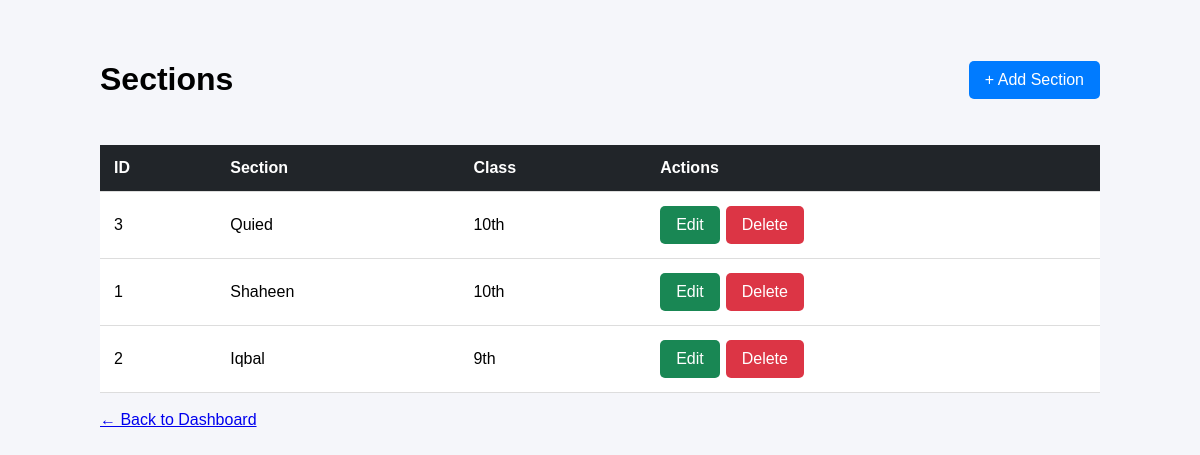
The page /academics/sections/ on the database its author committed.
### academics/models.py (models this page shows, shortened)
class Section(models.Model):
    name = models.CharField(max_length=20)
    classroom = models.ForeignKey(
        ClassRoom,
        on_delete=models.CASCADE,
        related_name="sections"
    )

class ClassRoom(models.Model):
    name = models.CharField(max_length=50)

### academics/views.py (the view)
def section_list(request):
    sections = Section.objects.select_related(
        "classroom"
    ).order_by(
        "classroom__name",
        "name"
    )
    return render(
        request,
        "academics/section_list.html",
        {
            "sections": sections
        }
    )

### academics/templates/academics/section_list.html (shortened to what this page needs)
<!DOCTYPE html>
<html>
<head>
</head>
<body>
<div class="container">
    <div class="header">
        <h1>Sections</h1>
        <a
            href="{% url 'academics:add_section' %}"
            class="btn"
        >
            + Add Section
        </a>
    </div>
    {% if sections %}
        <table>
            <thead>
                <tr>
                    <th>ID</th>
                    <th>Section</th>
                    <th>Class</th>
                    <th>Actions</th>
                </tr>
            </thead>
            <tbody>
                {% for section in sections %}
                    <tr>
                        <td>
                            {{ section.id }}
                        </td>
                        <td>
                            {{ section.name }}
                        </td>
                        <td>
                            {{ section.classroom.name }}
                        </td>
                        <td>
                            <div class="actions">
                                <a
                                    href="{% url 'academics:edit_section' section.pk %}"
                                    class="btn edit"
                                >
                                    Edit
                                </a>
                                <a
                                    href="{% url 'academics:delete_section' section.pk %}"
                                    class="btn delete"
                                >
                                    Delete
                                </a>
                            </div>
                        </td>
                    </tr>
                {% endfor %}
            </tbody>
        </table>
    {% else %}
        <p>No sections found.</p>
    {% endif %}
    <br>
    <a href="{% url 'academics:dashboard' %}">
        ← Back to Dashboard
    </a>
</div>
</body>
</html>

### academics/templates/academics/section_list.html (style rules this page uses)
body { font-family: Arial, sans-serif; background: #f5f6fa; margin: 0; padding: 40px; }
.container { max-width: 1000px; margin: auto; }
.header { display: flex; justify-content: space-between; align-items: center; margin-bottom: 25px; }
.btn { padding: 10px 16px; text-decoration: none; border-radius: 5px; color: white; background: #007bff; }
.edit { background: #198754; }
.delete { background: #dc3545; }
table { width: 100%; border-collapse: collapse; background: white; }
th, td { padding: 14px; border-bottom: 1px solid #ddd; text-align: left; }
th { background: #212529; color: white; }
.actions { display: flex; gap: 6px; }

### rows shown on the page
Section: id "3", name "Quied", classroom.name "10th"
Section: id "1", name "Shaheen", classroom.name "10th"
Section: id "2", name "Iqbal", classroom.name "9th"
